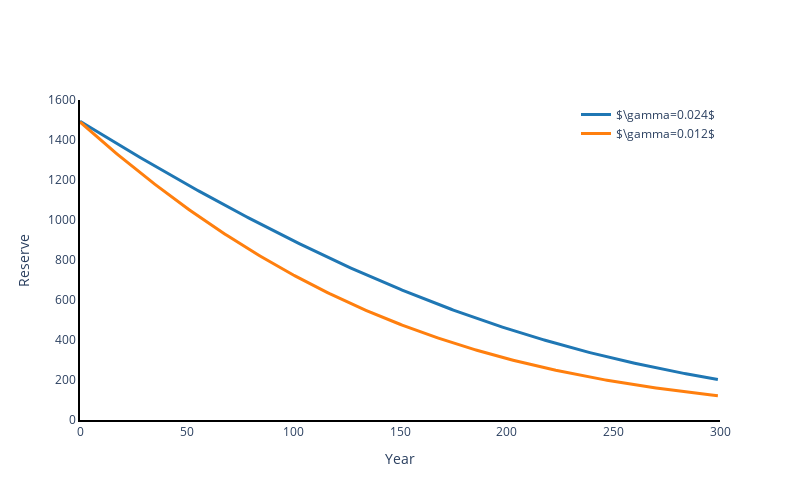

Notebook code cell kept with this figure:
### Code cell
# Figure 4
fig = go.Figure()
fig.add_trace(go.Scatter(y=r_start - Et_high.cumsum(),
                    mode='lines',
                    name=r'$\gamma=0.024$',
                    line=dict(width=3, color=defaultColors[0])))
fig.add_trace(go.Scatter(y=r_start - Et_low.cumsum(),
                    mode='lines',
                    name=r'$\gamma=0.012$',
                    line=dict(width=3, color=defaultColors[1])))
fig.update_layout(paper_bgcolor='rgba(0,0,0,0)',
                  plot_bgcolor='rgba(0,0,0,0)',
                  width=800,
                  height=500,
                  legend=dict(yanchor="top",
                              y=1,
                              xanchor="right",
                              x=1)
                 )
fig.update_xaxes(showline=True, linewidth=2, linecolor='black', title_text='Year', range=[0,T])
fig.update_yaxes(showline=True, linewidth=2, linecolor='black', title_text='Reserve', range=[0,1600])

fig.write_image("reserve_trajectory.png")
fig.show()

### Figure 1 — Plotly figure (JSON) as saved in the notebook; plotly's stock layout.template omitted (floating-point values rounded to 4 significant figures; data arrays with more than 128 entries replaced by an {"elided": "..."} marker saying what was removed)
{"data": [{"line": {"color": "#1f77b4", "width": 3}, "mode": "lines", "name": "$\\gamma=0.024$", "type": "scatter", "y": {"elided": "300 float values"}}, {"line": {"color": "#ff7f0e", "width": 3}, "mode": "lines", "name": "$\\gamma=0.012$", "type": "scatter", "y": {"elided": "300 float values"}}], "layout": {"height": 500, "legend": {"x": 1, "xanchor": "right", "y": 1, "yanchor": "top"}, "paper_bgcolor": "rgba(0,0,0,0)", "plot_bgcolor": "rgba(0,0,0,0)", "width": 800, "xaxis": {"linecolor": "black", "linewidth": 2, "range": [0, 300], "showline": true, "title": {"text": "Year"}}, "yaxis": {"linecolor": "black", "linewidth": 2, "range": [0, 1600], "showline": true, "title": {"text": "Reserve"}}}}
